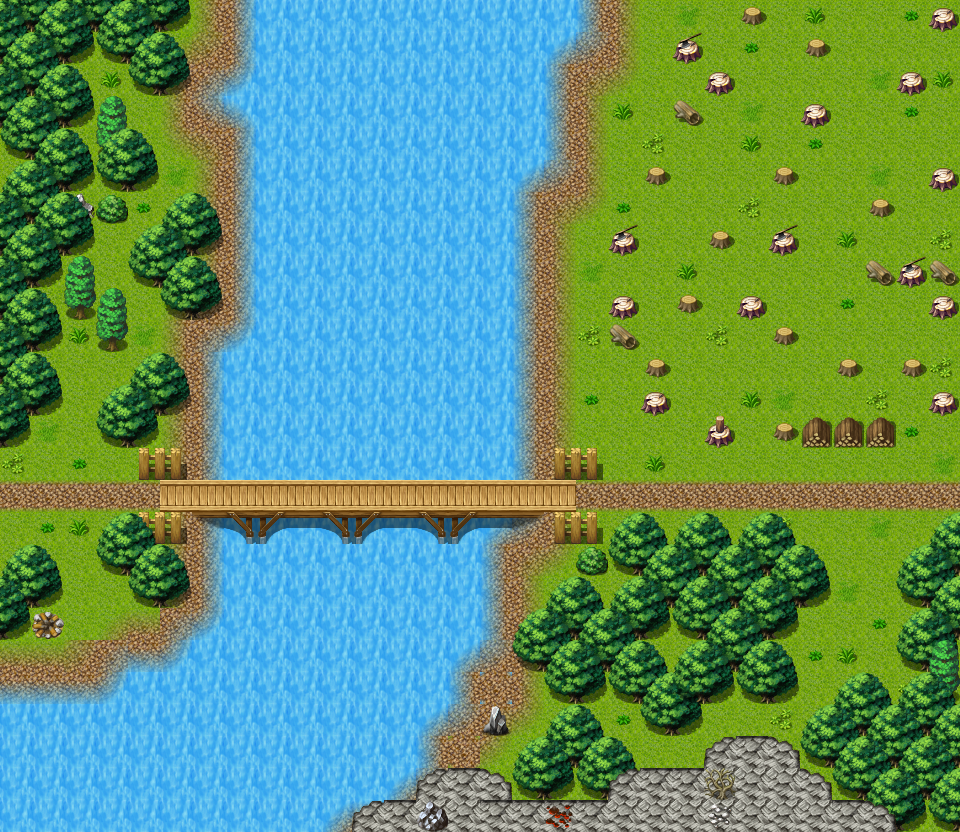

A level layout from a 2D game, rendered from its tile map. Below: a short description, then the map file with tile-grid data replaced by summaries:
An orthogonal 30x26 tile map with 32x32 px tiles, 3 tile layers (Ground, Objects, Above), 1 hidden layer not drawn, 60 tilesets and 11 objects (6x spawn, 5x mapchange).

<map version="1.0" tiledversion="1.1.5" orientation="orthogonal" renderorder="right-down" width="30" height="26" tilewidth="32" tileheight="32" infinite="0" nextobjectid="12">
 <properties>
  <property name="outdoors" value="1" />
 </properties>
 <tileset firstgid="1" name="map_bed_1" tilewidth="32" tileheight="32" tilecount="128" columns="16">
  <image source="../drawable/map_bed_1.png" width="512" height="256" />
 </tileset>
 <tileset firstgid="129" name="map_border_1" tilewidth="32" tileheight="32" tilecount="128" columns="16">
  <image source="../drawable/map_border_1.png" width="512" height="256" />
 </tileset>
 <tileset firstgid="257" name="map_bridge_1" tilewidth="32" tileheight="32" tilecount="128" columns="16">
  <image source="../drawable/map_bridge_1.png" width="512" height="256" />
 </tileset>
 <tileset firstgid="385" name="map_bridge_2" tilewidth="32" tileheight="32" tilecount="128" columns="16">
  <image source="../drawable/map_bridge_2.png" width="512" height="256" />
 </tileset>
 <tileset firstgid="513" name="map_broken_1" tilewidth="32" tileheight="32" tilecount="128" columns="16">
  <image source="../drawable/map_broken_1.png" width="512" height="256" />
 </tileset>
 <tileset firstgid="641" name="map_cavewall_1" tilewidth="32" tileheight="32" tilecount="108" columns="18">
  <image source="../drawable/map_cavewall_1.png" width="576" height="192" />
 </tileset>
 <tileset firstgid="749" name="map_cavewall_2" tilewidth="32" tileheight="32" tilecount="108" columns="18">
  <image source="../drawable/map_cavewall_2.png" width="576" height="192" />
 </tileset>
 <tileset firstgid="857" name="map_cavewall_3" tilewidth="32" tileheight="32" tilecount="108" columns="18">
  <image source="../drawable/map_cavewall_3.png" width="576" height="192" />
 </tileset>
 <tileset firstgid="965" name="map_cavewall_4" tilewidth="32" tileheight="32" tilecount="108" columns="18">
  <image source="../drawable/map_cavewall_4.png" width="576" height="192" />
 </tileset>
 <tileset firstgid="1073" name="map_chair_table_1" tilewidth="32" tileheight="32" tilecount="128" columns="16">
  <image source="../drawable/map_chair_table_1.png" width="512" height="256" />
 </tileset>
 <tileset firstgid="1201" name="map_chair_table_2" tilewidth="32" tileheight="32" tilecount="128" columns="16">
  <image source="../drawable/map_chair_table_2.png" width="512" height="256" />
 </tileset>
 <tileset firstgid="1329" name="map_crate_1" tilewidth="32" tileheight="32" tilecount="128" columns="16">
  <image source="../drawable/map_crate_1.png" width="512" height="256" />
 </tileset>
 <tileset firstgid="1457" name="map_cupboard_1" tilewidth="32" tileheight="32" tilecount="128" columns="16">
  <image source="../drawable/map_cupboard_1.png" width="512" height="256" />
 </tileset>
 <tileset firstgid="1585" name="map_curtain_1" tilewidth="32" tileheight="32" tilecount="128" columns="16">
  <image source="../drawable/map_curtain_1.png" width="512" height="256" />
 </tileset>
 <tileset firstgid="1713" name="map_entrance_1" tilewidth="32" tileheight="32" tilecount="128" columns="16">
  <image source="../drawable/map_entrance_1.png" width="512" height="256" />
 </tileset>
 <tileset firstgid="1841" name="map_entrance_2" tilewidth="32" tileheight="32" tilecount="128" columns="16">
  <image source="../drawable/map_entrance_2.png" width="512" height="256" />
 </tileset>
 <tileset firstgid="1969" name="map_fence_1" tilewidth="32" tileheight="32" tilecount="128" columns="16">
  <image source="../drawable/map_fence_1.png" width="512" height="256" />
 </tileset>
 <tileset firstgid="2097" name="map_fence_2" tilewidth="32" tileheight="32" tilecount="128" columns="16">
  <image source="../drawable/map_fence_2.png" width="512" height="256" />
 </tileset>
 <tileset firstgid="2225" name="map_fence_3" tilewidth="32" tileheight="32" tilecount="128" columns="16">
  <image source="../drawable/map_fence_3.png" width="512" height="256" />
 </tileset>
 <tileset firstgid="2353" name="map_fence_4" tilewidth="32" tileheight="32" tilecount="128" columns="16">
  <image source="../drawable/map_fence_4.png" width="512" height="256" />
 </tileset>
 <tileset firstgid="2481" name="map_ground_1" tilewidth="32" tileheight="32" tilecount="128" columns="16">
  <image source="../drawable/map_ground_1.png" width="512" height="256" />
 </tileset>
 <tileset firstgid="2609" name="map_ground_2" tilewidth="32" tileheight="32" tilecount="128" columns="16">
  <image source="../drawable/map_ground_2.png" width="512" height="256" />
 </tileset>
 <tileset firstgid="2737" name="map_ground_3" tilewidth="32" tileheight="32" tilecount="128" columns="16">
  <image source="../drawable/map_ground_3.png" width="512" height="256" />
 </tileset>
 <tileset firstgid="2865" name="map_ground_4" tilewidth="32" tileheight="32" tilecount="128" columns="16">
  <image source="../drawable/map_ground_4.png" width="512" height="256" />
 </tileset>
 <tileset firstgid="2993" name="map_ground_5" tilewidth="32" tileheight="32" tilecount="128" columns="16">
  <image source="../drawable/map_ground_5.png" width="512" height="256" />
 </tileset>
 <tileset firstgid="3121" name="map_ground_6" tilewidth="32" tileheight="32" tilecount="128" columns="16">
  <image source="../drawable/map_ground_6.png" width="512" height="256" />
 </tileset>
 <tileset firstgid="3249" name="map_ground_7" tilewidth="32" tileheight="32" tilecount="128" columns="16">
  <image source="../drawable/map_ground_7.png" width="512" height="256" />
 </tileset>
 <tileset firstgid="3377" name="map_ground_8" tilewidth="32" tileheight="32" tilecount="128" columns="16">
  <image source="../drawable/map_ground_8.png" width="512" height="256" />
 </tileset>
 <tileset firstgid="3505" name="map_house_1" tilewidth="32" tileheight="32" tilecount="128" columns="16">
  <image source="../drawable/map_house_1.png" width="512" height="256" />
 </tileset>
 <tileset firstgid="3633" name="map_house_2" tilewidth="32" tileheight="32" tilecount="128" columns="16">
  <image source="../drawable/map_house_2.png" width="512" height="256" />
 </tileset>
 <tileset firstgid="3761" name="map_indoor_1" tilewidth="32" tileheight="32" tilecount="128" columns="16">
  <image source="../drawable/map_indoor_1.png" width="512" height="256" />
 </tileset>
 <tileset firstgid="3889" name="map_indoor_2" tilewidth="32" tileheight="32" tilecount="128" columns="16">
  <image source="../drawable/map_indoor_2.png" width="512" height="256" />
 </tileset>
 <tileset firstgid="4017" name="map_kitchen_1" tilewidth="32" tileheight="32" tilecount="128" columns="16">
  <image source="../drawable/map_kitchen_1.png" width="512" height="256" />
 </tileset>
 <tileset firstgid="4145" name="map_outdoor_1" tilewidth="32" tileheight="32" tilecount="128" columns="16">
  <image source="../drawable/map_outdoor_1.png" width="512" height="256" />
 </tileset>
 <tileset firstgid="4273" name="map_pillar_1" tilewidth="32" tileheight="32" tilecount="128" columns="16">
  <image source="../drawable/map_pillar_1.png" width="512" height="256" />
 </tileset>
 <tileset firstgid="4401" name="map_pillar_2" tilewidth="32" tileheight="32" tilecount="128" columns="16">
  <image source="../drawable/map_pillar_2.png" width="512" height="256" />
 </tileset>
 <tileset firstgid="4529" name="map_plant_1" tilewidth="32" tileheight="32" tilecount="128" columns="16">
  <image source="../drawable/map_plant_1.png" width="512" height="256" />
 </tileset>
 <tileset firstgid="4657" name="map_plant_2" tilewidth="32" tileheight="32" tilecount="128" columns="16">
  <image source="../drawable/map_plant_2.png" width="512" height="256" />
 </tileset>
 <tileset firstgid="4785" name="map_rock_1" tilewidth="32" tileheight="32" tilecount="128" columns="16">
  <image source="../drawable/map_rock_1.png" width="512" height="256" />
 </tileset>
 <tileset firstgid="4913" name="map_rock_2" tilewidth="32" tileheight="32" tilecount="128" columns="16">
  <image source="../drawable/map_rock_2.png" width="512" height="256" />
 </tileset>
 <tileset firstgid="5041" name="map_roof_1" tilewidth="32" tileheight="32" tilecount="128" columns="16">
  <image source="../drawable/map_roof_1.png" width="512" height="256" />
 </tileset>
 <tileset firstgid="5169" name="map_roof_2" tilewidth="32" tileheight="32" tilecount="128" columns="16">
  <image source="../drawable/map_roof_2.png" width="512" height="256" />
 </tileset>
 <tileset firstgid="5297" name="map_roof_3" tilewidth="32" tileheight="32" tilecount="128" columns="16">
  <image source="../drawable/map_roof_3.png" width="512" height="256" />
 </tileset>
 <tileset firstgid="5425" name="map_shop_1" tilewidth="32" tileheight="32" tilecount="128" columns="16">
  <image source="../drawable/map_shop_1.png" width="512" height="256" />
 </tileset>
 <tileset firstgid="5553" name="map_sign_ladder_1" tilewidth="32" tileheight="32" tilecount="128" columns="16">
  <image source="../drawable/map_sign_ladder_1.png" width="512" height="256" />
 </tileset>
 <tileset firstgid="5681" name="map_table_1" tilewidth="32" tileheight="32" tilecount="128" columns="16">
  <image source="../drawable/map_table_1.png" width="512" height="256" />
 </tileset>
 <tileset firstgid="5809" name="map_trail_1" tilewidth="32" tileheight="32" tilecount="128" columns="16">
  <image source="../drawable/map_trail_1.png" width="512" height="256" />
 </tileset>
 <tileset firstgid="5937" name="map_transition_1" tilewidth="32" tileheight="32" tilecount="128" columns="16">
  <image source="../drawable/map_transition_1.png" width="512" height="256" />
 </tileset>
 <tileset firstgid="6065" name="map_transition_2" tilewidth="32" tileheight="32" tilecount="128" columns="16">
  <image source="../drawable/map_transition_2.png" width="512" height="256" />
 </tileset>
 <tileset firstgid="6193" name="map_transition_3" tilewidth="32" tileheight="32" tilecount="128" columns="16">
  <image source="../drawable/map_transition_3.png" width="512" height="256" />
 </tileset>
 <tileset firstgid="6321" name="map_transition_4" tilewidth="32" tileheight="32" tilecount="128" columns="16">
  <image source="../drawable/map_transition_4.png" width="512" height="256" />
 </tileset>
 <tileset firstgid="6449" name="map_transition_5" tilewidth="32" tileheight="32" tilecount="128" columns="16">
  <image source="../drawable/map_transition_5.png" width="512" height="256" />
 </tileset>
 <tileset firstgid="6577" name="map_tree_1" tilewidth="32" tileheight="32" tilecount="128" columns="16">
  <image source="../drawable/map_tree_1.png" width="512" height="256" />
 </tileset>
 <tileset firstgid="6705" name="map_tree_2" tilewidth="32" tileheight="32" tilecount="128" columns="16">
  <image source="../drawable/map_tree_2.png" width="512" height="256" />
 </tileset>
 <tileset firstgid="6833" name="map_wall_1" tilewidth="32" tileheight="32" tilecount="128" columns="16">
  <image source="../drawable/map_wall_1.png" width="512" height="256" />
 </tileset>
 <tileset firstgid="6961" name="map_wall_2" tilewidth="32" tileheight="32" tilecount="120" columns="15">
  <image source="../drawable/map_wall_2.png" width="480" height="256" />
 </tileset>
 <tileset firstgid="7081" name="map_wall_3" tilewidth="32" tileheight="32" tilecount="120" columns="15">
  <image source="../drawable/map_wall_3.png" width="480" height="256" />
 </tileset>
 <tileset firstgid="7201" name="map_wall_4" tilewidth="32" tileheight="32" tilecount="120" columns="15">
  <image source="../drawable/map_wall_4.png" width="480" height="256" />
 </tileset>
 <tileset firstgid="7321" name="map_window_1" tilewidth="32" tileheight="32" tilecount="128" columns="16">
  <image source="../drawable/map_window_1.png" width="512" height="256" />
 </tileset>
 <tileset firstgid="7449" name="map_window_2" tilewidth="32" tileheight="32" tilecount="128" columns="16">
  <image source="../drawable/map_window_2.png" width="512" height="256" />
 </tileset>
 <layer name="Ground" width="30" height="26">
  <data>[780 cells, 780 non-empty, 7 distinct tile ids]</data>
 </layer>
 <layer name="Objects" width="30" height="26">
  <data>[780 cells, 296 non-empty, 37 distinct tile ids]</data>
 </layer>
 <layer name="Above" width="30" height="26">
  <data>[780 cells, 99 non-empty, 16 distinct tile ids]</data>
 </layer>
 <layer name="Walkable" width="30" height="26" visible="0">
  <data>[780 cells, 487 non-empty, 1 distinct tile ids]</data>
 </layer>
 <objectgroup name="Mapevents">
  <object id="1" name="north1" type="mapchange" x="928" y="32" width="32" height="128">
   <properties>
    <property name="map" value="roadtocarntower1" />
    <property name="place" value="left1" />
   </properties>
  </object>
  <object id="2" name="north2" type="mapchange" x="928" y="192" width="32" height="64">
   <properties>
    <property name="map" value="roadtocarntower1" />
    <property name="place" value="left2" />
   </properties>
  </object>
  <object id="3" name="north4" type="mapchange" x="928" y="416" width="32" height="128">
   <properties>
    <property name="map" value="roadtocarntower1" />
    <property name="place" value="left4" />
   </properties>
  </object>
  <object id="4" name="north3" type="mapchange" x="928" y="320" width="32" height="64">
   <properties>
    <property name="map" value="roadtocarntower1" />
    <property name="place" value="left3" />
   </properties>
  </object>
  <object id="5" name="north" type="mapchange" x="608" y="0" width="320" height="32">
   <properties>
    <property name="map" value="fields10" />
    <property name="place" value="south" />
   </properties>
  </object>
 </objectgroup>
 <objectgroup name="Spawn uniques">
  <object id="6" name="fieldwasp_unique" type="spawn" x="544" y="64" width="352" height="384">
   <properties>
    <property name="spawngroup" value="fieldwasp_unique" />
   </properties>
  </object>
  <object id="7" name="rogorn" type="spawn" x="96" y="608" width="32" height="32">
   <properties>
    <property name="spawngroup" value="rogorn" />
   </properties>
  </object>
  <object id="8" name="rogorn_henchman" type="spawn" x="64" y="608" width="32" height="32">
   <properties>
    <property name="spawngroup" value="rogorn_henchman" />
   </properties>
  </object>
  <object id="9" name="rogorn_henchman_1" type="spawn" x="64" y="576" width="32" height="32">
   <properties>
    <property name="spawngroup" value="rogorn_henchman" />
   </properties>
  </object>
  <object id="10" name="rivertroll" type="spawn" x="384" y="480" width="32" height="32">
   <properties>
    <property name="spawngroup" value="rivertroll" />
   </properties>
  </object>
 </objectgroup>
 <objectgroup name="Spawn monsters">
  <object id="11" name="fieldwasp_2" type="spawn" x="544" y="64" width="352" height="384">
   <properties>
    <property name="quantity" value="3" />
    <property name="spawngroup" value="fieldwasp_2" />
   </properties>
  </object>
 </objectgroup>
 <objectgroup name="Keys" visible="0" />
</map>
